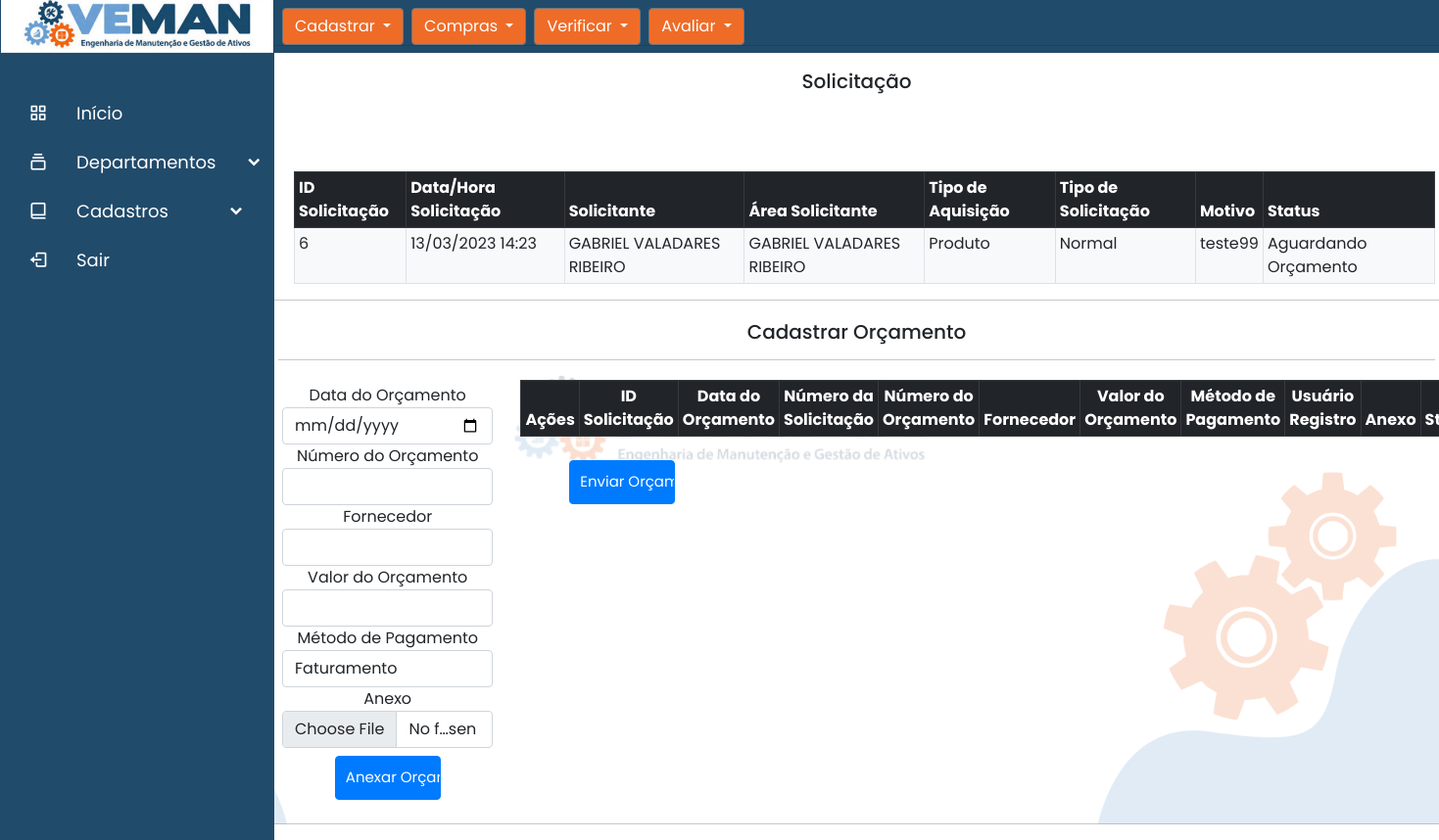
Page /enviar_orcamento/6 on the committed database.
### vemango/models.py (models this page shows)
class Solicitar_Orcamento(database.Model):
    id = database.Column(database.Integer, primary_key=True)
    datasolicitacao = database.Column(database.String, nullable=False)
    solicitante = database.Column(database.String, nullable=False)
    tipo_aquisicao = database.Column(database.String, nullable=False)
    tipo_solicitacao = database.Column(database.String, nullable=False)
    motivo = database.Column(database.String, nullable=False)
    area = database.Column(database.String, nullable=False)
    planilha = database.Column(database.String, nullable=False, default='Nome do Arquivo')
    datahora_envio_orcamento = database.Column(database.String, nullable=False, default='')
    usuario_envio_orcamento = database.Column(database.String, nullable=False, default='')
    status = database.Column(database.String, nullable=False, default='Aguardando Orçamento')

### vemango/routes.py (the view, shortened to what this page needs)
@app.route('/enviar_orcamento/<solicitacao_id>', methods=['GET', 'POST'])
def enviar_orcamento(solicitacao_id):
    solicitacao = Solicitar_Orcamento.query.get(solicitacao_id)
    cadastrar_orcamento = RetornarOrcamento()
    data_atual = datetime.now()
    orcamentos = Enviar_Orcamento.query.filter_by(numero_solicitacao=solicitacao_id, status='Aguardando Aprovação - Departamento')
    lista = []
    for orcamento in orcamentos:
        lista.append(orcamento)
    return render_template('enviar_orcamento.html', solicitacao=solicitacao, cadastrar_orcamento=cadastrar_orcamento,orcamentos=orcamentos)

### vemango/forms.py
class RetornarOrcamento(FlaskForm):
    data_orcamento = DateField('Data do Orçamento', validators=[DataRequired()])
    fornecedor = StringField('Fornecedor', validators=[DataRequired()])
    numero_orcamento = StringField('Número do Orçamento', validators=[DataRequired()])
    valor_orcamento = DecimalField('Valor do Orçamento', places=2,validators=[DataRequired()])
    metodo_pagamento = SelectField('Método de Pagamento', choices=['Faturamento', 'Cartão'],validators=[DataRequired()])
    anexo_orcamento = FileField('Anexo', validators=[FileRequired()])
    botao_submit_anexarOrcamento = SubmitField('Anexar Orçamento')
    botao_submit_enviarOrcamento = SubmitField('Enviar Orçamento')
    botao_submit_outroOrcamento = SubmitField('Solicitar Outros Orçamentos')

### vemango/templates/enviar_orcamento.html (shortened to what this page needs)
{% extends 'planejamento_e_controle.html' %}
{% block enviar_orcamento %}
<hr>
<div class="container-fluid">
    <div class="row" >
        <div class="col">
            <div class="g-2 p-1 mt-1  text-center">
                <h5>Solicitação </h5>
            </div>
        </div>
    </div>
    <div class=" ps-2 container-expand-lg mb-1" >
        <div class="row" >
            <div class="col-4">
                <form method="POST" action="" class=" p-3 mt-1" enctype="multipart/form-data">
                </form>
            </div>
        </div>
    </div>
    <div class="container-expand-lg " >
            <table class="table table-sm caption-top table-hover table-bordered ms-2  mb-2 border p-3 mt-1  border bg-light" >
                <caption></caption>
                <div class="row" >
                    <div class="col">
                      <thead class="table-dark">
                        <tr class="header">
                          <th scope="col">ID Solicitação</th>
                          <th scope="col">Data/Hora Solicitação</th>
                          <th scope="col">Solicitante</th>
                          <th scope="col">Área Solicitante</th>
                          <th scope="col">Tipo de Aquisição</th>
                          <th scope="col">Tipo de Solicitação</th>
                          <th scope="col">Motivo</th>
                          <th scope="col">Status</th>
                        </tr>
                      </thead>
                      <tbody>
                        <tr>
                            <td>{{ solicitacao.id }}</td>
                            <td>{{ solicitacao.datasolicitacao }}</td>
                            <td>{{ solicitacao.solicitante }}</td>
                            <td>{{ solicitacao.area }}</td>
                            <td>{{ solicitacao.tipo_aquisicao }}</td>
                            <td>{{ solicitacao.tipo_solicitacao }}</td>
                            <td>{{ solicitacao.motivo }}</td>
                            <td>{{ solicitacao.status }}</td>
                        </tr>
                      </tbody>
                    </div>
                </div>
            </table>
        </div>
    </div>
    <hr>
<div class="container-expand">
    <div class="g-2 p-1 mt-1  text-center">
        <h5>Cadastrar Orçamento</h5>
    <div/>
    <hr>
    <div class="row row-cols row-cols-lg-5 g-2 g-lg-3">
        <div class="col">
            <form method="POST" action="" class=" p-1 mt-1">
                <fieldset>
                    <div class="form-group">
                        {{ cadastrar_orcamento.data_orcamento.label(class="form-control-label") }}
                        {% if cadastrar_orcamento.data_orcamento.errors %}
                            {{ cadastrar_orcamento.data_orcamento(class="form-control is-invalid") }}
                        <div class="invalid-feedback">
                            {% for erro in cadastrar_orcamento.data_orcamento.errors %}
                                {{ erro }}
                            {% endfor %}
                        </div>
                        {% else %}
                            {{ cadastrar_orcamento.data_orcamento(class="form-control") }}
                        {% endif %}
                    </div>
                    <div class="form-group">
                        {{ cadastrar_orcamento.numero_orcamento.label(class="form-control-label") }}
                        {% if cadastrar_orcamento.numero_orcamento.errors %}
                            {{ cadastrar_orcamento.numero_orcamento(class="form-control is-invalid") }}
                        <div class="invalid-feedback">
                            {% for erro in cadastrar_orcamento.numero_orcamento.errors %}
                                {{ erro }}
                            {% endfor %}
                        </div>
                        {% else %}
                            {{ cadastrar_orcamento.numero_orcamento(class="form-control") }}
                        {% endif %}
                    </div>
                    <div class="form-group">
                        {{ cadastrar_orcamento.fornecedor.label(class="form-control-label") }}
                        {% if cadastrar_orcamento.fornecedor.errors %}
                            {{ cadastrar_orcamento.fornecedor(class="form-control is-invalid") }}
                        <div class="invalid-feedback">
                            {% for erro in cadastrar_orcamento.fornecedor.errors %}
                                {{ erro }}
                            {% endfor %}
                        </div>
                        {% else %}
                            {{ cadastrar_orcamento.fornecedor(class="form-control") }}
                        {% endif %}
                    </div>
                    <div class="form-group">
                        {{ cadastrar_orcamento.valor_orcamento.label(class="form-control-label") }}
                        {% if cadastrar_orcamento.valor_orcamento.errors %}
                            {{ cadastrar_orcamento.valor_orcamento(class="form-control is-invalid") }}
                        <div class="invalid-feedback">
                            {% for erro in cadastrar_orcamento.valor_orcamento.errors %}
                                {{ erro }}
                            {% endfor %}
                        </div>
                        {% else %}
                            {{ cadastrar_orcamento.valor_orcamento(class="form-control") }}
                        {% endif %}
                    </div>
                    <div class="form-group">
                        {{ cadastrar_orcamento.metodo_pagamento.label(class="form-control-label") }}
                        {% if cadastrar_orcamento.metodo_pagamento.errors %}
                            {{ cadastrar_orcamento.metodo_pagamento(class="form-control is-invalid") }}
                        <div class="invalid-feedback">
                            {% for erro in cadastrar_orcamento.metodo_pagamento.errors %}
                                {{ erro }}
                            {% endfor %}
                        </div>
                        {% else %}
                            {{ cadastrar_orcamento.metodo_pagamento(class="form-control") }}
                        {% endif %}
                    </div>
                    <div class="form-group">
                        {{ cadastrar_orcamento.anexo_orcamento.label(class="form-control-label") }}
                        {% if cadastrar_orcamento.anexo_orcamento.errors %}
                            {{ cadastrar_orcamento.anexo_orcamento(class="form-control is-invalid") }}
                        <div class="invalid-feedback">
                            {% for erro in cadastrar_orcamento.anexo_orcamento.errors %}
                                {{ erro }}
                            {% endfor %}
                        </div>
                        {% else %}
                            {{ cadastrar_orcamento.anexo_orcamento(class="form-control") }}
                        {% endif %}
                    </div>
                </fieldset>
                    {{ cadastrar_orcamento.botao_submit_anexarOrcamento(class="btn btn-primary mt-2") }}
            </form>
        </div>
        <div class="col">
            <div class="container-expand-lg" >
                <table class="table table-sm caption-top table-hover table-bordered ms-2  mb-2 border p-3 mt-1  border bg-light" >
                    <div class="row" >
                        <div class="col">
                            <thead class="table-dark">
                            <tr class="header">
                              <th scope="col">Ações</th>
                              <th scope="col">ID Solicitação</th>
                              <th scope="col">Data do Orçamento</th>
                              <th scope="col">Número da Solicitação</th>
                              <th scope="col">Número do Orçamento</th>
                              <th scope="col">Fornecedor</th>
                              <th scope="col">Valor do Orçamento</th>
                              <th scope="col">Método de Pagamento</th>
                              <th scope="col">Usuário Registro</th>
                              <th scope="col">Anexo</th>
                              <th scope="col">Status</th>
                            </tr>
                            </thead>
                        </div>
                    </div>
                </table>
            </div>
        <div class="col">
            <div class="container-expand-lg" >
                <div class="row" >
                    <div class="col">
                        <form method="POST" action="" class=" p-1 mt-1">
                            <fieldset>
                                <div class="form-group">
                                    {{ cadastrar_orcamento.botao_submit_enviarOrcamento(class="btn btn-primary mt-2") }}
                                </div>
                            </fieldset>
                        </form>
                    </div>
                </div>
            </div>
        </div>
        </div>
    </div>
</div>
    </div>
<hr>
{% endblock %}

### vemango/static/main.css (style rules this page uses)
body { background: url("./foto_veman/backgroundd.png") no-repeat fixed center; background-size: 100%; padding-left: 280px; padding-top: 30px; }
.btn-primary { background-color: #007bff; border-color: #007bff; padding: 10px; font-size: 15px; align-items: center; text-align: center; width: 50%; }

### vemango/static/navbar.css (style rules this page uses)
* { margin: 0; padding: 0; box-sizing: border-box; font-family: 'Poppins', sans-serif; }

### rows in the picture
Solicitar_Orcamento: id "6", datasolicitacao "13/03/2023 14:23", solicitante "GABRIEL VALADARES RIBEIRO", area "GABRIEL VALADARES RIBEIRO", tipo_aquisicao "Produto", tipo_solicitacao "Normal", motivo "teste99", status "Aguardando Orçamento"

### other values in the picture
{{ cadastrar_orcamento.data_orcamento.label(class="form-control-label") }} "Data do Orçamento"
{{ cadastrar_orcamento.numero_orcamento.label(class="form-control-label") }} "Número do Orçamento"
{{ cadastrar_orcamento.fornecedor.label(class="form-control-label") }} "Fornecedor"
{{ cadastrar_orcamento.valor_orcamento.label(class="form-control-label") }} "Valor do Orçamento"
{{ cadastrar_orcamento.metodo_pagamento.label(class="form-control-label") }} "Método de Pagamento"
{{ cadastrar_orcamento.anexo_orcamento.label(class="form-control-label") }} "Anexo"
